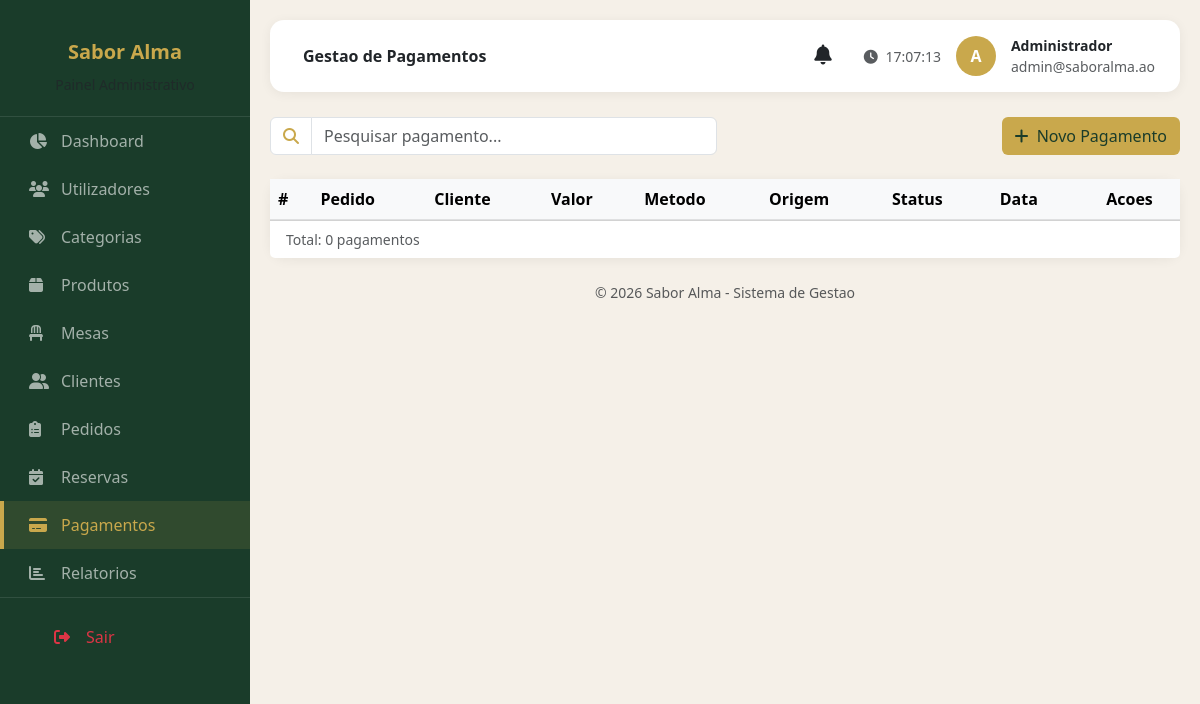
The app's page /views/admin/pagamentos.php (signed in) with its own data.
### tables this page shows
CREATE TABLE utilizadores (
    id INT AUTO_INCREMENT PRIMARY KEY,
    perfil_id INT NOT NULL,
    nome VARCHAR(100) NOT NULL,
    email VARCHAR(150) NOT NULL UNIQUE,
    senha VARCHAR(255) NOT NULL,
    telefone VARCHAR(20),
    estado ENUM('Ativo', 'Inativo') NOT NULL DEFAULT 'Ativo',
    token_recuperacao VARCHAR(100),
    token_recuperacao_expira DATETIME,
    lembrar_selector VARCHAR(20),
    lembrar_validador_hash VARCHAR(64),
    lembrar_expira DATETIME,
    criado_em DATETIME NOT NULL DEFAULT CURRENT_TIMESTAMP,
    FOREIGN KEY (perfil_id) REFERENCES perfis(id) ON DELETE RESTRICT
);

### config/Sessao.php (called while the page is built, shortened)
<?php
class Sessao
{
    public static function utilizadorAtual(): ?array
    {
        return $_SESSION['utilizador'] ?? null;
    }
    public static function exigirPerfil(string ...$perfis): array
    {
        $utilizador = self::utilizadorAtual();
        return $utilizador;
    }
}

### models/Model.php (called while the page is built, shortened)
<?php
abstract class Model
{
    protected PDO $pdo;
    protected string $tabela;
    public function __construct()
    {
        $this->pdo = Database::getConexao();
    }
    public function buscarPorId(int $id): array|false
    {
        $stmt = $this->pdo->prepare("SELECT * FROM {$this->tabela} WHERE id = ?");
        $stmt->execute([$id]);
        return $stmt->fetch();
    }
}

### config/Database.php (called while the page is built, shortened)
<?php
class Database
{
    private static ?PDO $conexao = null;
    public static function getConexao(): PDO
    {
        if (self::$conexao === null) {
            $config = require __DIR__ . '/config.php';
            $dsn = "mysql:host={$config['host']};dbname={$config['nome']};charset={$config['charset']}";
            self::$conexao = new PDO($dsn, $config['utilizador'], $config['senha'], [
                PDO::ATTR_ERRMODE => PDO::ERRMODE_EXCEPTION,
                PDO::ATTR_DEFAULT_FETCH_MODE => PDO::FETCH_ASSOC,
                PDO::ATTR_EMULATE_PREPARES => false,
            ]);
        }
        return self::$conexao;
    }
}

### inicializar.php (called while the page is built, shortened)
<?php
require_once __DIR__ . '/config/Database.php';
require_once __DIR__ . '/config/Sessao.php';
require_once __DIR__ . '/models/Model.php';
if (Sessao::estaLogado()) {
    $utilizadorSessao = (new UsuarioModel())->buscarPorId(Sessao::utilizadorAtual()['id']);
}

### models/PagamentoModel.php (called while the page is built, shortened)
<?php
require_once __DIR__ . '/Model.php';
class PagamentoModel extends Model
{
    public function todosComDetalhes(): array
    {
        $sql = 'SELECT pg.*, p.total AS pedido_total, m.numero AS mesa_numero, c.nome AS cliente_nome
                FROM pagamentos pg
                JOIN pedidos p ON p.id = pg.pedido_id
                JOIN mesas m ON m.id = p.mesa_id
                LEFT JOIN clientes c ON c.id = p.cliente_id
                ORDER BY pg.criado_em DESC';
        return $this->pdo->query($sql)->fetchAll();
    }
}

### views/admin/pagamentos.php (the view, shortened to what this page needs)
<?php
require_once __DIR__ . "/../../inicializar.php";
$utilizadorLogado = Sessao::exigirPerfil("Administrador", "Operador");
$pagamentoModel = new PagamentoModel();
$lista = $pagamentoModel->todosComDetalhes();
?>
<!DOCTYPE html>
<html lang="pt">
<head>
    <link href="https://cdn.jsdelivr.net/npm/bootstrap@5.3.0/dist/css/bootstrap.min.css" rel="stylesheet">
    <link rel="stylesheet" href="https://cdnjs.cloudflare.com/ajax/libs/font-awesome/6.4.0/css/all.min.css">
    <link rel="stylesheet" href="../../assets/css/admin.css">
</head>
<body>
    <div class="sidebar" id="sidebar">
        <div class="logo">
            <h5 style="color: #c9a84c;">Sabor Alma</h5>
            <small class="text-muted">Painel Administrativo</small>
        </div>
        <nav>
            <a href="dashboard.php" class="menu-item"><i class="fas fa-chart-pie"></i> Dashboard</a>
            <a href="utilizadores.php" class="menu-item"><i class="fas fa-users"></i> Utilizadores</a>
            <a href="categorias.php" class="menu-item"><i class="fas fa-tags"></i> Categorias</a>
            <a href="produtos.php" class="menu-item"><i class="fas fa-box"></i> Produtos</a>
            <a href="mesas.php" class="menu-item"><i class="fas fa-chair"></i> Mesas</a>
            <a href="clientes.php" class="menu-item"><i class="fas fa-user-friends"></i> Clientes</a>
            <a href="pedidos.php" class="menu-item"><i class="fas fa-clipboard-list"></i> Pedidos</a>
            <a href="reservas.php" class="menu-item"><i class="fas fa-calendar-check"></i> Reservas</a>
            <a href="pagamentos.php" class="menu-item active"><i class="fas fa-credit-card"></i> Pagamentos</a>
            <a href="relatorios.php" class="menu-item"><i class="fas fa-chart-bar"></i> Relatorios</a>
        </nav>
        <div style="border-top: 1px solid rgba(255,255,255,0.1); padding: 15px 25px;">
            <a href="../cliente/login.php" class="menu-item text-danger" onclick="logout()">
                <i class="fas fa-sign-out-alt"></i> Sair
            </a>
        </div>
    </div>
    <div class="main-content">
        <div class="top-navbar">
            <div>
                <span class="fw-semibold ms-2">Gestao de Pagamentos</span>
            </div>
            <div class="user-info">
                <?php include __DIR__ . '/_notificacoes-bell.php'; ?>
                <span class="text-muted small d-none d-md-inline">
                    <i class="fas fa-clock me-1"></i> <span id="relogio"></span>
                </span>
                <div class="avatar"><?= htmlspecialchars(strtoupper(substr($utilizadorLogado['nome'], 0, 1))) ?></div>
                <div class="d-none d-sm-block">
                    <div class="fw-semibold small"><?= htmlspecialchars($utilizadorLogado['nome']) ?></div>
                    <div class="text-muted small"><?= htmlspecialchars($utilizadorLogado['email']) ?></div>
                </div>
            </div>
        </div>
        <div class="row g-3 mb-4">
            <div class="col-md-6">
                <div class="input-group">
                    <span class="input-group-text bg-white"><i class="fas fa-search" style="color: #c9a84c;"></i></span>
                    <input type="text" class="form-control" id="pesquisaPagamento" placeholder="Pesquisar pagamento..." onkeyup="filtrarPagamentos()">
                </div>
            </div>
            <div class="col-md-6 text-md-end">
                <button class="btn" style="background: #c9a84c; color: #1a3c2a;" onclick="abrirModalPagamento()">
                    <i class="fas fa-plus me-1"></i> Novo Pagamento
                </button>
            </div>
        </div>
        <div class="card card-dashboard p-0">
            <div class="table-responsive">
                <table class="table table-hover mb-0">
                    <thead class="table-light">
                        <tr>
                            <th>#</th>
                            <th>Pedido</th>
                            <th>Cliente</th>
                            <th>Valor</th>
                            <th>Metodo</th>
                            <th>Origem</th>
                            <th>Status</th>
                            <th>Data</th>
                            <th class="text-center">Acoes</th>
                        </tr>
                    </thead>
                </table>
            </div>
            <div class="card-footer bg-white d-flex justify-content-between">
                <span class="text-muted small" id="totalPagamentos">Total: <?= count($lista) ?> pagamentos</span>
            </div>
        </div>
        <footer class="text-center text-muted small mt-4">&copy; 2026 Sabor Alma - Sistema de Gestao</footer>
    </div>
</body>
</html>

### assets/css/admin.css (style rules this page uses)
:root { --verde-escuro: #1a3c2a; --dourado: #c9a84c; --creme: #f5f0e8; }
* { margin: 0; padding: 0; box-sizing: border-box; }
body { font-family: 'Segoe UI', Tahoma, Geneva, Verdana, sans-serif; background: var(--creme); }
.sidebar { position: fixed; top: 0; left: 0; height: 100vh; width: 250px; background: var(--verde-escuro); padding: 20px 0; overflow-y: auto; z-index: 1000; transition: transform 0.3s ease; }
.sidebar .logo { text-align: center; padding: 20px; border-bottom: 1px solid rgba(255,255,255,0.1); }
.sidebar .logo h5 { color: var(--dourado); font-weight: 700; }
.sidebar .logo small { color: rgba(255,255,255,0.5); }
.sidebar .menu-item { display: flex; align-items: center; padding: 12px 25px; color: rgba(255,255,255,0.6); text-decoration: none; gap: 12px; transition: all 0.3s; border-left: 4px solid transparent; }
.sidebar .menu-item.active { background: rgba(201, 168, 76, 0.12); color: var(--dourado); border-left-color: var(--dourado); }
.sidebar .menu-item i { width: 20px; }
.sidebar .menu-item.text-danger { color: #dc3545 !important; }
.main-content { margin-left: 250px; padding: 20px; min-height: 100vh; transition: margin-left 0.3s ease; }
.top-navbar { background: white; padding: 15px 25px; border-radius: 14px; box-shadow: 0 2px 12px rgba(0,0,0,0.06); display: flex; justify-content: space-between; align-items: center; margin-bottom: 25px; }
.top-navbar .user-info { display: flex; align-items: center; gap: 15px; }
.top-navbar .avatar { width: 40px; height: 40px; border-radius: 50%; background: var(--dourado); color: white; display: flex; align-items: center; justify-content: center; font-weight: 700; }
.card-dashboard { border: none; border-radius: 16px; box-shadow: 0 2px 12px rgba(0,0,0,0.06); background: white; transition: all 0.3s; }

### records on screen
utilizadores: nome "A", nome "Administrador", email "admin@saboralma.ao"

### other values on screen
count($lista) "0"
